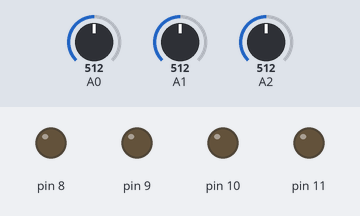
A sketch run on a simulated Arduino Uno, built with avr-gcc and run on an emulated ATmega328P. On the bench: output pins drawn as LEDs (lit = HIGH). The test bench sets the inputs (shaded band); at power-on: A0 = 512, A1 = 512, A2 = 512.

Above: at 1.3 s.
1.4 s: A0 set to 610
At 10.9 s:
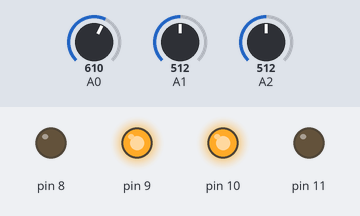
11.2 s: A0 set to 592
At 11.6 s:
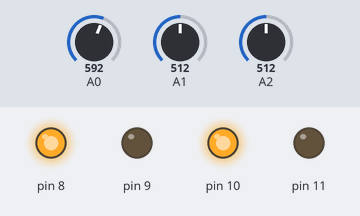
16.5 s: A0 set to 716
At 23.0 s:
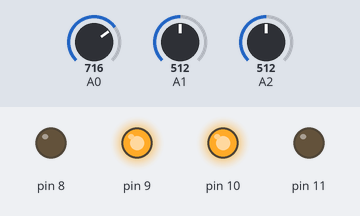
Timing chart, 0 to 24.5 s (numbered marks = the images above; inputs shaded):
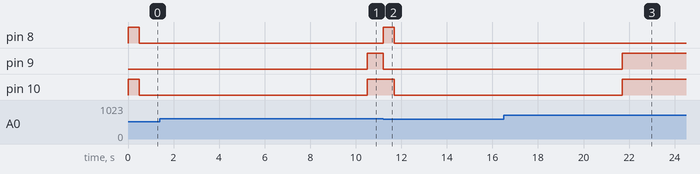

The sketch:

maze_solver_debugger.ino
```cpp
void moveforward(){
  digitalWrite(8, HIGH);
  digitalWrite(9, LOW);
  digitalWrite(10, HIGH);
  digitalWrite(11, LOW);
}
void moveleft(){
  digitalWrite(8, LOW);
  digitalWrite(9, HIGH );
  digitalWrite(10, HIGH);
  digitalWrite(11, LOW);
}
void moveright(){
  digitalWrite(8, HIGH);
  digitalWrite(9, LOW);
  digitalWrite(10, LOW);
  digitalWrite(11, LOW);
}
void movestop(){
  digitalWrite(8, LOW);
  digitalWrite(9, LOW);
  digitalWrite(10, LOW);
  digitalWrite(11, LOW);
}
void left(){
  int mt = 700;
  while(mt > 600){
    moveleft();
    mt = analogRead(A2);
  }
}
void right(){
  int lt = 700;
  while(lt > 600){
    moveright();
    lt = analogRead(A1);
  }
}
void setup() {
  Serial.begin(9600);
  pinMode(8, OUTPUT);
  pinMode(9, OUTPUT);
  pinMode(10, OUTPUT);
  pinMode(11, OUTPUT);
}
void loop() {
  int l = analogRead(A1);
  int m = analogRead(A2);
  int r = analogRead(A0);
  if ((l < 600) && (m < 600) && (r > 600)){ // Left T
    left();
  }
  else if ((l < 600) && (m > 600) && (r < 600)){ // Vertical T
    left();
  }
  else if ((l < 600) && (m > 600) && (r > 600)){ // Left turn
    left();
  }
  else if ((l > 600) && (m < 600) && (r < 600)){ // Right T
    moveforward();
  }
  else if ((l > 600) && (m < 600) && (r > 600)){ // Straight line
    moveforward();
  }
  else if ((l > 600) && (m > 600) && (r < 600)){ // Right turn
    moveforward();
    delay(1000);
    movestop();
    delay(100);
    right();
  }
  else if ((l > 600) && (m > 600) && (r > 600)){ // off path / dead end
    moveright();
    delay(150);
    int rt = analogRead(A1);
    int lt = analogRead(A2);
    int mt = analogRead(A0);
    if ((l > 600) && (m > 600) && (r > 600)){ // dead end
      left();
    }
  }
  else if ((l < 600) && (m < 600) && (r < 600)){ // 4 way / end
    moveforward();
    delay(500);
    int rt = analogRead(A1);
    int lt = analogRead(A2);
    int mt = analogRead(A0);
    if ((lt < 600) && (mt < 600) && (rt < 600)){ // end
      movestop();
      delay(10000);
    }
    else{ // 4 way
      moveleft();
      delay(500);
      left();
    }
  }
}
```

Measured:
- the behaviour switches between 600 and 599 on A0 (found by bisection; images 1 and 2)
- after the input at 1.4 s, pin 8: stays LOW (without the input it goes to HIGH after 9.1 s); pin 9: LOW → HIGH after 9.1 s
- after the input at 11.2 s, pin 8: LOW → HIGH at once, → LOW 0.50 s later; pin 9: HIGH → LOW at once; pin 10: HIGH → LOW after 0.50 s
- after the input at 16.5 s, pin 8: stays LOW (without the input it goes to HIGH after 5.2 s); pin 9: LOW → HIGH after 5.2 s; pin 10: goes on until 21.7 s, then stays HIGH
